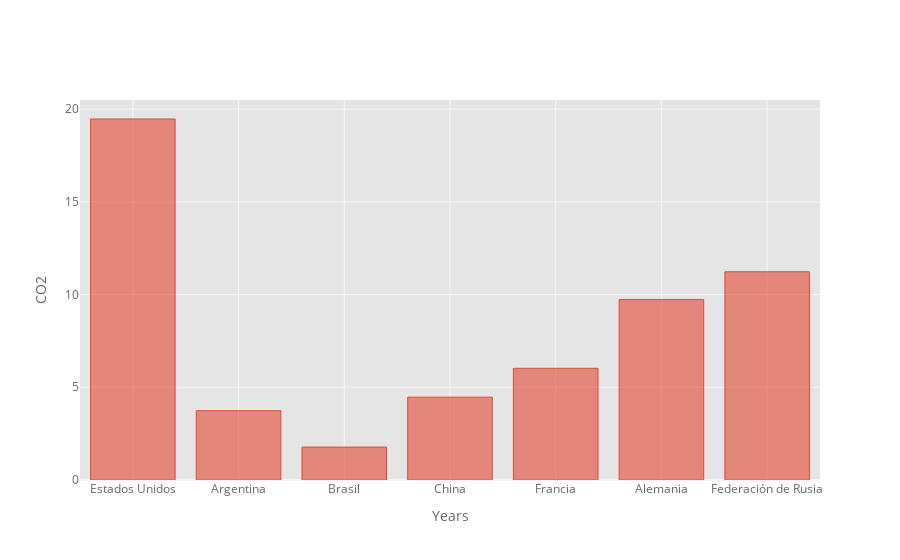

The notebook cell this image was saved under:
### Code cell
df_evolutionCO2_2005.iplot(kind='bar', xTitle='Years', yTitle='CO2')

### Figure 1 — Plotly figure (JSON) as saved in the notebook; plotly's stock layout.template omitted (floating-point values rounded to 4 significant figures)
{"data": [{"marker": {"color": "rgba(226, 74, 51, 0.6)", "line": {"color": "rgba(226, 74, 51, 1.0)", "width": 1}}, "name": "2005", "orientation": "v", "text": "", "type": "bar", "x": ["Estados Unidos", "Argentina", "Brasil", "China", "Francia", "Alemania", "Federación de Rusia"], "y": [19.47, 3.737, 1.776, 4.468, 6.024, 9.729, 11.23]}], "layout": {"legend": {"bgcolor": "#FFFFFF", "font": {"color": "#666666"}}, "paper_bgcolor": "#FFFFFF", "plot_bgcolor": "#E5E5E5", "title": {"font": {"color": "#151516"}}, "xaxis": {"gridcolor": "#F6F6F6", "showgrid": true, "tickfont": {"color": "#666666"}, "title": {"font": {"color": "#666666"}, "text": "Years"}, "zerolinecolor": "#F6F6F6"}, "yaxis": {"gridcolor": "#F6F6F6", "showgrid": true, "tickfont": {"color": "#666666"}, "title": {"font": {"color": "#666666"}, "text": "CO2"}, "zerolinecolor": "#F6F6F6"}}}
